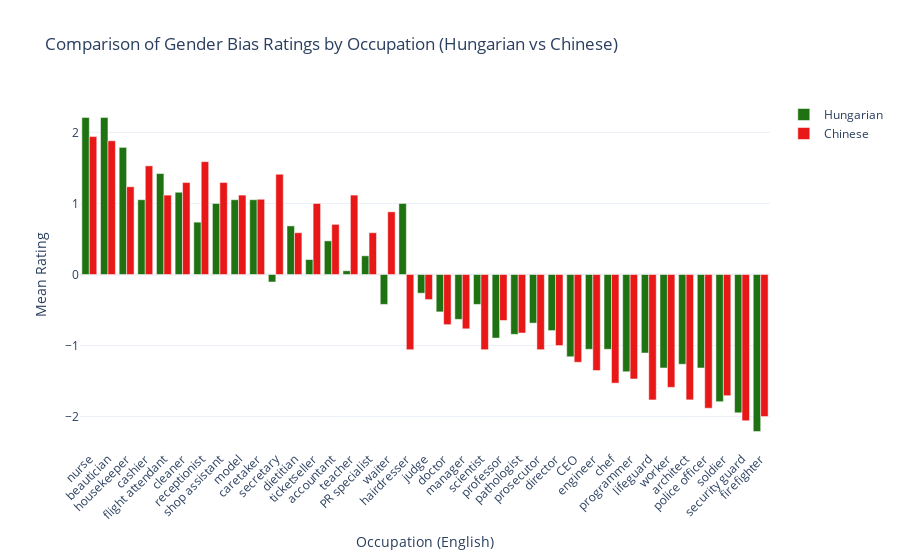

Write notebook code for a chart like this one.
### Markdown cell above
## Compare

### Code cell
# Prepare comparison DataFrame for occupations present in both datasets
compare_df = df_hu[df_hu['en'].isin(in_both)][['en', 'hu_mean', 'hu']].merge(
    df_zh[df_zh['en'].isin(in_both)][['en', 'zh_mean', 'zh']], on='en', suffixes=('_hu', '_zh')
)

# Sort by the average of the two means for better visualization
compare_df['mean_avg'] = (compare_df['hu_mean'] + compare_df['zh_mean']) / 2
compare_df = compare_df.sort_values('mean_avg', ascending=False)

# Create bar plot
fig = go.Figure()

fig.add_trace(go.Bar(
    x=compare_df['en'],
    y=compare_df['hu_mean'],
    name='Hungarian',
    marker_color="#1f7211",
    hovertemplate='Hungarian: %{customdata[0]}<br>Mean: %{y:.2f}',
    customdata=compare_df[['hu']]
))

fig.add_trace(go.Bar(
    x=compare_df['en'],
    y=compare_df['zh_mean'],
    name='Chinese',
    marker_color="#e81818",
    hovertemplate='Chinese: %{customdata[0]}<br>Mean: %{y:.2f}',
    customdata=compare_df[['zh']]
))

fig.update_layout(
    barmode='group',
    title='Comparison of Gender Bias Ratings by Occupation (Hungarian vs Chinese)',
    xaxis_title='Occupation (English)',
    yaxis_title='Mean Rating',
    xaxis_tickangle=-45,
    template='plotly_white'
)

fig.show()

# Save as html
fig.write_html('occupations_comparison.html')

# Save as image
fig.write_image('occupations_comparison.png', scale=2, width=1000, height=500)

### Figure 1 — Plotly figure (JSON) as saved in the notebook; plotly's stock layout.template omitted (floating-point values rounded to 4 significant figures)
{"data": [{"customdata": [["nővér"], ["kozmetikus"], ["házvezető"], ["pénztáros"], ["légiutas-kísérő"], ["takarító"], ["recepciós"], ["bolti eladó"], ["modell"], ["gondozó"], ["titkár"], ["dietetikus"], ["jegyárus"], ["könyvelő"], ["tanár"], ["PR munkatárs"], ["pincér"], ["fodrász"], ["bíró"], ["orvos"], ["menedzser"], ["tudós"], ["professzor"], ["kórboncnok"], ["ügyész"], ["rendező"], ["vezérigazgató"], ["mérnök"], ["szakács"], ["programozó"], ["vízimentő"], ["munkás"], ["építész"], ["rendőr"], ["katona"], ["biztonsági őr"], ["tűzoltó"]], "hovertemplate": "Hungarian: %{customdata[0]}<br>Mean: %{y:.2f}", "marker": {"color": "#1f7211"}, "name": "Hungarian", "type": "bar", "x": ["nurse", "beautician", "housekeeper", "cashier", "flight attendant", "cleaner", "receptionist", "shop assistant", "model", "caretaker", "secretary", "dietitian", "ticketseller", "accountant", "teacher", "PR specialist", "waiter", "hairdresser", "judge", "doctor", "manager", "scientist", "professor", "pathologist", "prosecutor", "director", "CEO", "engineer", "chef", "programmer", "lifeguard", "worker", "architect", "police officer", "soldier", "security guard", "firefighter"], "y": [2.211, 2.211, 1.789, 1.053, 1.421, 1.158, 0.7368, 1.0, 1.053, 1.053, -0.1053, 0.6842, 0.2105, 0.4737, 0.05263, 0.2632, -0.4211, 1.0, -0.2632, -0.5263, -0.6316, -0.4211, -0.8947, -0.8421, -0.6842, -0.7895, -1.158, -1.053, -1.053, -1.368, -1.105, -1.316, -1.263, -1.316, -1.789, -1.947, -2.211]}, {"customdata": [["护士"], ["美容师"], ["家政员"], ["收银员"], ["乘务员"], ["保洁"], ["前台"], ["导购员"], ["模特"], ["护工"], ["秘书"], ["营养师"], ["售票员"], ["会计"], ["教师"], ["公关"], ["服务员"], ["理发师"], ["法官"], ["医生"], ["高管"], ["科学家"], ["教授"], ["法医"], ["检察官"], ["导演"], ["董事长"], ["工程师"], ["厨师"], ["程序员"], ["救生员"], ["工人"], ["建筑师"], ["警察"], ["军人"], ["保安"], ["消防员"]], "hovertemplate": "Chinese: %{customdata[0]}<br>Mean: %{y:.2f}", "marker": {"color": "#e81818"}, "name": "Chinese", "type": "bar", "x": ["nurse", "beautician", "housekeeper", "cashier", "flight attendant", "cleaner", "receptionist", "shop assistant", "model", "caretaker", "secretary", "dietitian", "ticketseller", "accountant", "teacher", "PR specialist", "waiter", "hairdresser", "judge", "doctor", "manager", "scientist", "professor", "pathologist", "prosecutor", "director", "CEO", "engineer", "chef", "programmer", "lifeguard", "worker", "architect", "police officer", "soldier", "security guard", "firefighter"], "y": [1.941, 1.882, 1.235, 1.529, 1.118, 1.294, 1.588, 1.294, 1.118, 1.059, 1.412, 0.5882, 1.0, 0.7059, 1.118, 0.5882, 0.8824, -1.059, -0.3529, -0.7059, -0.7647, -1.059, -0.6471, -0.8235, -1.059, -1.0, -1.235, -1.353, -1.529, -1.471, -1.765, -1.588, -1.765, -1.882, -1.706, -2.059, -2.0]}], "layout": {"barmode": "group", "title": {"text": "Comparison of Gender Bias Ratings by Occupation (Hungarian vs Chinese)"}, "xaxis": {"tickangle": -45, "title": {"text": "Occupation (English)"}}, "yaxis": {"title": {"text": "Mean Rating"}}}}
